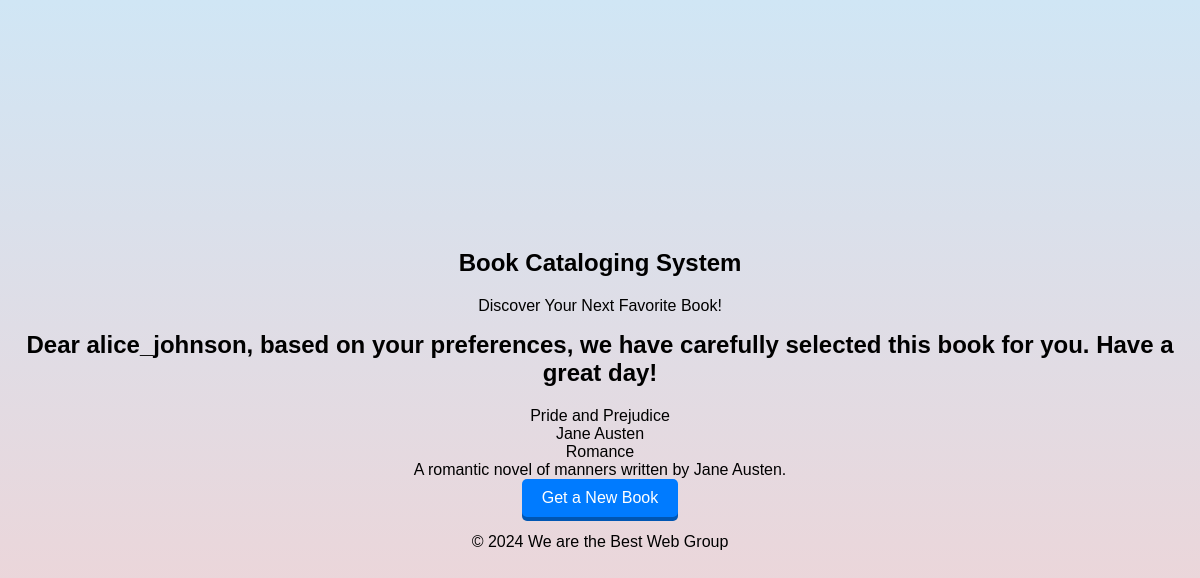
The app's page /server/recommendations.php (signed in) with its own data.
### tables this page shows
CREATE TABLE users (
    id INT NOT NULL AUTO_INCREMENT,
    username VARCHAR(50) NOT NULL,
    email VARCHAR(100) NOT NULL,
    password VARCHAR(255) NOT NULL,
    PRIMARY KEY (id)
);

CREATE TABLE books (
    id INT NOT NULL AUTO_INCREMENT,
    title VARCHAR(100) NOT NULL,
    author VARCHAR(100) NOT NULL,
    genre VARCHAR(50),
    description TEXT,
    PRIMARY KEY (id)
);

### server/recommendations.php (the view, shortened to what this page needs)
<?php
$database = new Database();
$db = $database->getConnection();
function getRandomBook($db) {
    $query = "SELECT * FROM books ORDER BY RAND() LIMIT 1";
    $stmt = $db->prepare($query);
    $stmt->execute();
    if ($stmt->rowCount() > 0) {
        return $stmt->fetch(PDO::FETCH_ASSOC);
    }
    return null;
}
function getUsernameById($db, $user_id) {
    $query = "SELECT username FROM users WHERE id = ?";
    $stmt = $db->prepare($query);
    $stmt->bindParam(1, $user_id);
    $stmt->execute();
    if ($stmt->rowCount() > 0) {
        $row = $stmt->fetch(PDO::FETCH_ASSOC);
        return $row['username'];
    }
    return 'Guest';
}
$user_id = $_SESSION['user_id'];
$username = getUsernameById($db, $user_id);
$book = getRandomBook($db);
?>
<!DOCTYPE html>
<html lang="en">
<head>
    <link rel="stylesheet" href="../CSS/recommendations.css">
</head>
<body>
    <?php include('./header.php'); ?>
    <div class="recommendations-container">
        <h1>Dear <?php echo htmlspecialchars($username); ?>, based on your preferences, we have carefully selected this book for you. Have a great day!</h1>
        <div class="book-details">
            <div class="book-title"><?php echo htmlspecialchars($book['title']); ?></div>
            <div class="book-author"><?php echo htmlspecialchars($book['author']); ?></div>
            <div class="book-genre"><?php echo htmlspecialchars($book['genre']); ?></div>
            <div class="book-description"><?php echo htmlspecialchars($book['description']); ?></div>
        </div>
        <button id="get-book" onclick="fetchNewBook()">Get a New Book</button>
    </div>
    <?php include('./footer.php'); ?>
</body>
</html>

### CSS/recommendations.css (style rules this page uses)
body { font-family: Arial, sans-serif; text-align: center; background: linear-gradient(to bottom, #d0e6f5, #f5d0d0); height: 100vh; display: flex; flex-direction: column; justify-content: center; align-items: center; margin: 0; }
h1 { font-size: 1.5em; margin-bottom: 20px; }
button { background-color: #007bff; color: white; border: none; border-radius: 5px; padding: 10px 20px; font-size: 1em; cursor: pointer; box-shadow: 0 4px #0056b3; font-family: Arial, sans-serif; }

### records on screen
users: username "alice_johnson"
books: title "Pride and Prejudice", author "Jane Austen", genre "Romance", description "A romantic novel of manners written by Jane Austen."
